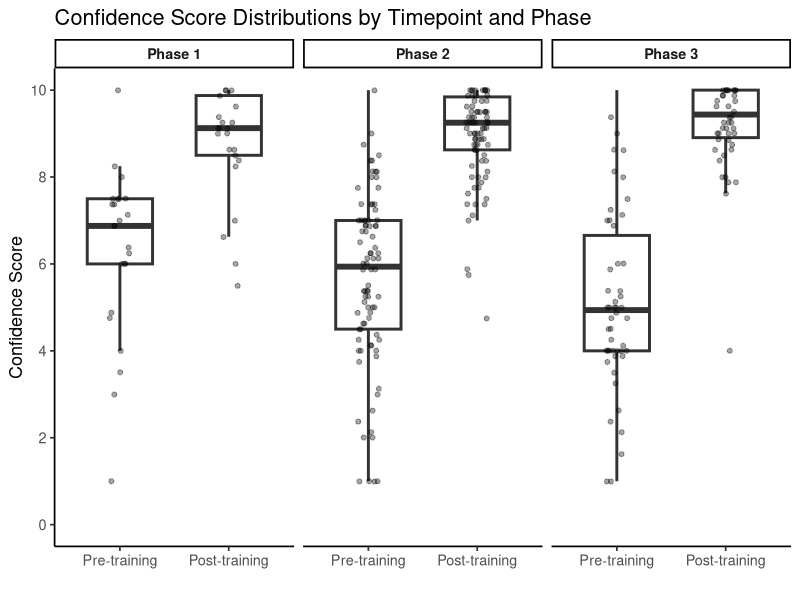
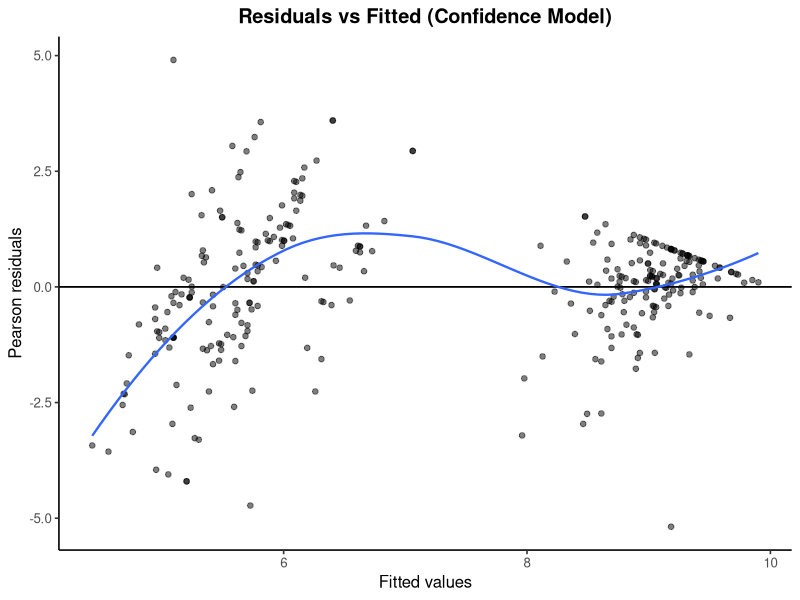
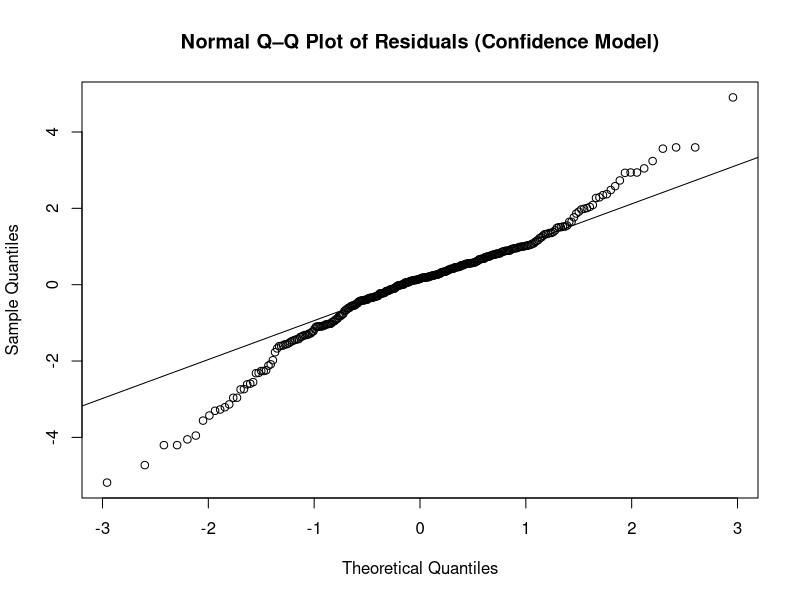
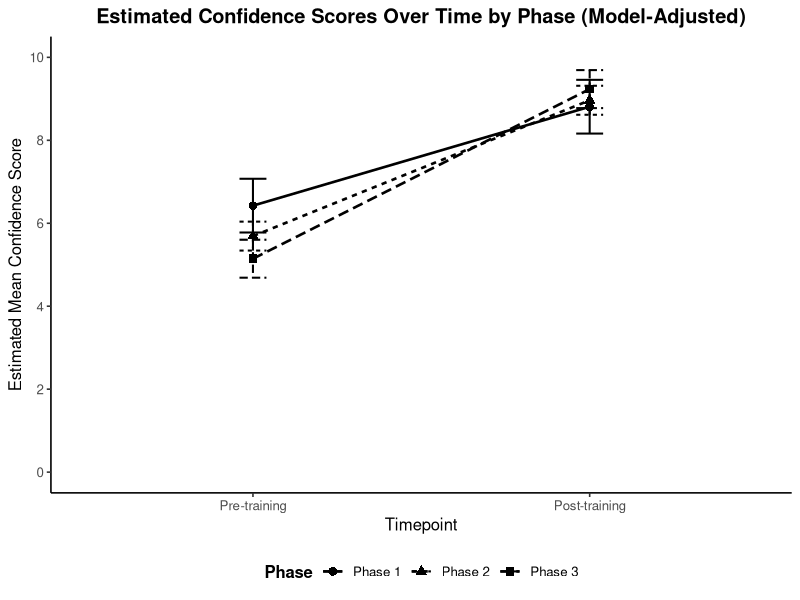
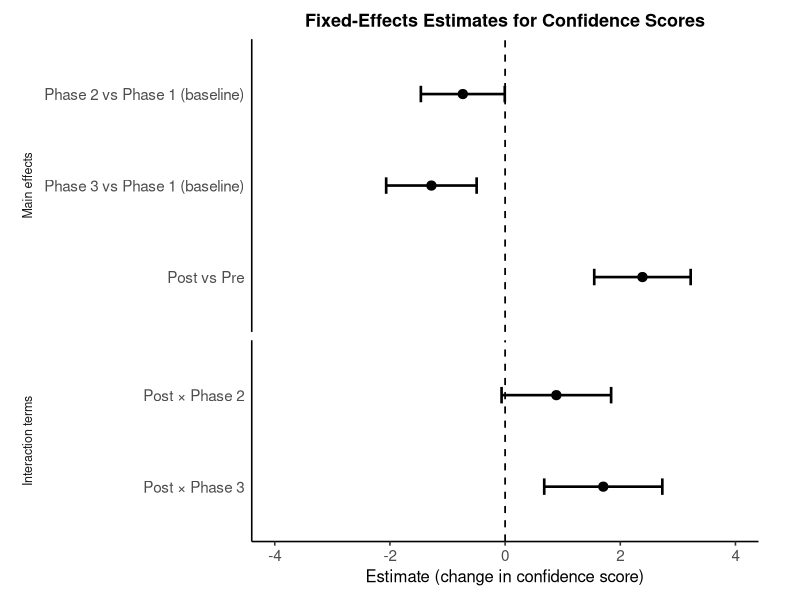
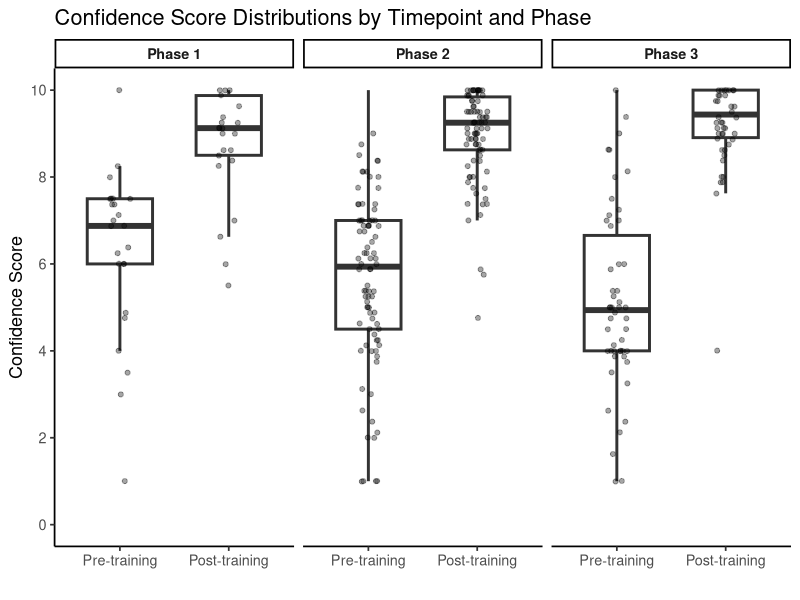
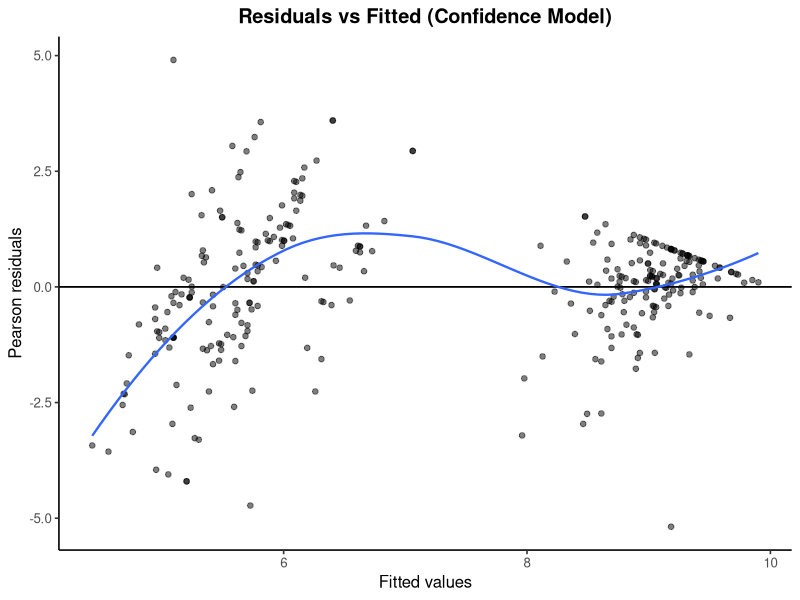
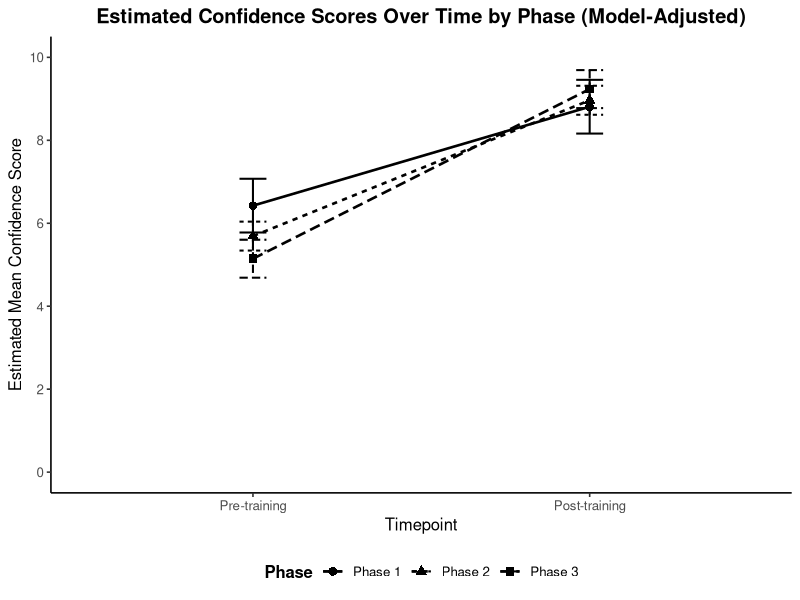

These figures' R source, in order:
###############################################
# Linear Mixed-Effects Model (LMM) Analysis
# Diabetes Management Training – Confidence Scores
#
# Goal (manuscript-ready workflow; consistent with Knowledge analysis):
#   1) Describe confidence score distributions over time (Pre, Post), overall and by Phase
#   2) Fit an LMM to test whether change over time differs by implementation Phase
#   3) Produce publishable outputs:
#        - Missingness summary
#        - Descriptive plots (box + jitter)
#        - Model diagnostics (residuals vs fitted; Q–Q)
#        - EMM (model-adjusted means) plot + EMM table
#        - Fixed-effects tables (full, reduced, selected)
#        - Forest plot of fixed effects (APA/clinical style)
#
# Key difference vs Knowledge:
#   - Confidence has only two timepoints (Pre, Post), so the model has fewer time terms.
#
# Reference categories (interpretation):
#   - Timepoint reference = Pre-training
#   - Phase reference     = Phase 1
###############################################

# -----------------------------
# 0) Setup
# -----------------------------
setwd("/Users/bryce/Desktop/SC_CTSI/Diabetes Prevention Management")

# -----------------------------
# 1) Libraries
# -----------------------------
library(lme4)
library(lmerTest)
library(dplyr)
library(readr)
library(emmeans)
library(ggplot2)
library(broom.mixed)

# -----------------------------
# 2) Read data (long format)
# -----------------------------
# Expected columns:
#   ID        : participant identifier
#   Phase     : Phase 1 / Phase 2 / Phase 3 (between-subject factor)
#   Timepoint : pretraining / posttraining (within-subject factor)
#   Confidence: confidence score (e.g., 0–10 scale)
conf_data <- read_csv("Confidence_long.csv")

# Quick integrity checks (QA)
head(conf_data)
str(conf_data)

# -----------------------------
# 3) Standardize factor coding + manuscript labels ONCE
# -----------------------------
time_levels_conf <- c("pretraining", "posttraining")
time_labels_conf <- c("Pre-training", "Post-training")

phase_levels <- c("Phase 1", "Phase 2", "Phase 3")
phase_labels <- c("Phase 1", "Phase 2", "Phase 3")

conf_data <- conf_data %>%
  mutate(
    ID         = factor(ID),
    Timepoint  = factor(Timepoint, levels = time_levels_conf), # Pre-training reference
    Phase      = factor(Phase, levels = phase_levels),         # Phase 1 reference
    Confidence = as.numeric(Confidence),
    
    # Plot-only labels
    Timepoint_label = factor(Timepoint, levels = time_levels_conf, labels = time_labels_conf),
    Phase_label     = factor(Phase,     levels = phase_levels,    labels = phase_labels)
  )

plot_data_conf <- conf_data %>% filter(!is.na(Confidence))

# -----------------------------
# 4) Missingness check (descriptive)
# -----------------------------
table(conf_data$Timepoint, is.na(conf_data$Confidence))

# -----------------------------
# 5) Fit candidate LMMs and test interaction (ML; not REML)
# -----------------------------
# Use ML (REML = FALSE) to compare models that differ in fixed effects.
conf_lmm_full <- lmer(
  Confidence ~ Timepoint * Phase + (1 | ID),
  data = conf_data,
  na.action = na.omit,
  REML = FALSE
)

conf_lmm_reduced <- lmer(
  Confidence ~ Timepoint + Phase + (1 | ID),
  data = conf_data,
  na.action = na.omit,
  REML = FALSE
)

# Likelihood ratio test (LRT) for interaction contribution
interaction_test_confidence <- anova(conf_lmm_reduced, conf_lmm_full)
interaction_test_confidence

# Select final model based on interaction LRT p-value
p_int_conf <- interaction_test_confidence$`Pr(>Chisq)`[2]
conf_lmm <- if (!is.na(p_int_conf) && p_int_conf < 0.05) conf_lmm_full else conf_lmm_reduced

cat(
  "\nFinal model selected:",
  if (identical(conf_lmm, conf_lmm_full)) "FULL (with interaction)" else "REDUCED (no interaction)",
  "\nInteraction LRT p-value:", p_int_conf, "\n\n"
)

summary(conf_lmm)

# -----------------------------
# 5b) Main-effects-only model (no interaction)
# -----------------------------
# Provides estimates assuming parallel change across phases.

summary(conf_lmm_reduced)

conf_fixef_tbl_main_effects <- broom.mixed::tidy(
  conf_lmm_reduced,
  effects = "fixed",
  conf.int = TRUE
) %>%
  transmute(
    Effect   = term,
    Estimate = round(estimate, 3),
    SE       = round(std.error, 3),
    DF       = round(df, 3),
    tValue   = round(statistic, 3),
    pValue   = round(p.value, 3),
    CI_Lower = round(conf.low, 3),
    CI_Upper = round(conf.high, 3)
  )

conf_fixef_tbl_main_effects

# -----------------------------
# 6) Descriptive distribution plot (box + jitter)
# -----------------------------
# Unadjusted visualization: shows medians/IQR and individual values by phase and timepoint.
# Tweaks for manuscript style:
#   - Reduced point size and alpha to limit overplotting (especially Phase 2).
#   - Keep boxplot prominent.
p_conf_box <- ggplot(plot_data_conf, aes(x = Timepoint_label, y = Confidence)) +
  geom_boxplot(outlier.shape = NA, width = 0.6, linewidth = 1) +
  geom_jitter(width = 0.10, alpha = 0.35, size = 1.4) +
  facet_wrap(~ Phase_label, nrow = 1) +
  scale_y_continuous(limits = c(0, 10), breaks = seq(0, 10, 2)) +
  labs(
    title = "Confidence Score Distributions by Timepoint and Phase",
    x = "",
    y = "Confidence Score"
  ) +
  theme_classic(base_size = 13) +
  theme(
    strip.text = element_text(face = "bold"),
    panel.grid = element_blank()
  )

p_conf_box

# -----------------------------
# 7) Model diagnostics (assumptions checks)
# -----------------------------
# Replace base diagnostic scatter with ggplot version for consistent export and readability.
diag_df_conf <- data.frame(
  fitted = fitted(conf_lmm),
  resid  = resid(conf_lmm, type = "pearson")
)

p_conf_resid <- ggplot(diag_df_conf, aes(x = fitted, y = resid)) +
  geom_hline(yintercept = 0, linewidth = 0.6) +
  geom_point(size = 1.6, alpha = 0.5) +
  geom_smooth(method = "loess", se = FALSE, linewidth = 0.8) +
  labs(
    title = "Residuals vs Fitted (Confidence Model)",
    x = "Fitted values",
    y = "Pearson residuals"
  ) +
  theme_classic(base_size = 12) +
  theme(plot.title = element_text(face = "bold", hjust = 0.5))

p_conf_resid

# Q–Q plot (base R is acceptable; title clarified for manuscript consistency)
qqnorm(resid(conf_lmm), main = "Normal Q–Q Plot of Residuals (Confidence Model)")
qqline(resid(conf_lmm))

# -----------------------------
# 8) Estimated Marginal Means (EMMs) + plot (model-adjusted)
# -----------------------------
emm_conf <- emmeans(conf_lmm, ~ Timepoint | Phase)

emm_conf_df <- as.data.frame(emm_conf) %>%
  mutate(
    Timepoint_label = factor(Timepoint, levels = time_levels_conf, labels = time_labels_conf),
    Phase_label     = factor(Phase,     levels = phase_levels,     labels = phase_labels)
  )

emm_conf_df

# Manuscript-style EMM plot:
#   - Avoid reliance on color; use linetype + shape with black ink.
#   - Classic theme; legend moved to bottom.
p_conf_emm <- ggplot(
  emm_conf_df,
  aes(
    x = Timepoint_label, y = emmean,
    group = Phase_label,
    linetype = Phase_label,
    shape = Phase_label
  )
) +
  geom_line(linewidth = 0.9, color = "black") +
  geom_point(size = 2.6, color = "black") +
  geom_errorbar(aes(ymin = lower.CL, ymax = upper.CL), width = 0.08, linewidth = 0.7, color = "black") +
  scale_y_continuous(limits = c(0, 10), breaks = seq(0, 10, 2)) +
  labs(
    title = "Estimated Confidence Scores Over Time by Phase (Model-Adjusted)",
    x = "Timepoint",
    y = "Estimated Mean Confidence Score",
    linetype = "Phase",
    shape = "Phase"
  ) +
  theme_classic(base_size = 12) +
  theme(
    plot.title = element_text(face = "bold", hjust = 0.5),
    legend.position = "bottom",
    legend.title = element_text(face = "bold")
  )

p_conf_emm

# -----------------------------
# 9) Fixed effects tables (FULL, REDUCED, SELECTED)
# -----------------------------
conf_fixef_tbl_full <- broom.mixed::tidy(conf_lmm_full, effects = "fixed", conf.int = TRUE) %>%
  transmute(
    Effect   = term,
    Estimate = estimate,
    SE       = std.error,
    DF       = df,
    tValue   = statistic,
    pValue   = p.value,
    CI_Lower = conf.low,
    CI_Upper = conf.high
  ) %>%
  mutate(across(where(is.numeric), ~ round(.x, 3)))

conf_fixef_tbl_reduced <- broom.mixed::tidy(conf_lmm_reduced, effects = "fixed", conf.int = TRUE) %>%
  transmute(
    Effect   = term,
    Estimate = estimate,
    SE       = std.error,
    DF       = df,
    tValue   = statistic,
    pValue   = p.value,
    CI_Lower = conf.low,
    CI_Upper = conf.high
  ) %>%
  mutate(across(where(is.numeric), ~ round(.x, 3)))

conf_fixef_tbl_selected <- broom.mixed::tidy(conf_lmm, effects = "fixed", conf.int = TRUE) %>%
  transmute(
    Effect   = term,
    Estimate = estimate,
    SE       = std.error,
    DF       = df,
    tValue   = statistic,
    pValue   = p.value,
    CI_Lower = conf.low,
    CI_Upper = conf.high
  ) %>%
  mutate(across(where(is.numeric), ~ round(.x, 3)))

conf_fixef_tbl_full
conf_fixef_tbl_reduced
conf_fixef_tbl_selected

# -----------------------------
# 10) Forest plot of fixed effects (APA/clinical style)
# -----------------------------
# Key change for consistency:
#   - Build the forest plot from the SELECTED model (conf_lmm), not always the full model.
#   - Term mapping adapts automatically depending on whether interaction terms exist.

forest_data_conf <- broom.mixed::tidy(conf_lmm, effects = "fixed", conf.int = TRUE) %>%
  filter(term != "(Intercept)") %>%
  mutate(
    term_clean = case_when(
      term == "PhasePhase 2" ~ "Phase 2 vs Phase 1 (baseline)",
      term == "PhasePhase 3" ~ "Phase 3 vs Phase 1 (baseline)",
      term == "Timepointposttraining" ~ "Post vs Pre",
      term == "Timepointposttraining:PhasePhase 2" ~ "Post × Phase 2",
      term == "Timepointposttraining:PhasePhase 3" ~ "Post × Phase 3",
      TRUE ~ term
    ),
    block = ifelse(grepl("×", term_clean), "Interaction terms", "Main effects"),
    block = factor(block, levels = c("Main effects", "Interaction terms"))
  )

# Order only the terms that are present (prevents errors if reduced model was selected)
preferred_order_conf <- c(
  "Phase 2 vs Phase 1 (baseline)",
  "Phase 3 vs Phase 1 (baseline)",
  "Post vs Pre",
  "Post × Phase 2",
  "Post × Phase 3"
)

present_terms <- preferred_order_conf[preferred_order_conf %in% forest_data_conf$term_clean]
forest_data_conf <- forest_data_conf %>%
  mutate(term_clean = factor(term_clean, levels = rev(present_terms)))

# Symmetric x-limits around 0; clean tick spacing
lim_conf <- max(abs(c(forest_data_conf$conf.low, forest_data_conf$conf.high)), na.rm = TRUE)
lim_conf <- ceiling(lim_conf)

p_conf_forest <- ggplot(forest_data_conf, aes(x = estimate, y = term_clean)) +
  geom_vline(xintercept = 0, linetype = "dashed", linewidth = 0.6) +
  geom_errorbarh(aes(xmin = conf.low, xmax = conf.high), height = 0.18, linewidth = 0.9) +
  geom_point(size = 2.8) +
  facet_grid(block ~ ., scales = "free_y", space = "free_y", switch = "y") +
  scale_x_continuous(
    limits = c(-lim_conf, lim_conf),
    breaks = seq(-lim_conf, lim_conf, by = 2)
  ) +
  labs(
    title = "Fixed-Effects Estimates for Confidence Scores",
    x = "Estimate (change in confidence score)",
    y = NULL
  ) +
  theme_classic(base_size = 12) +
  theme(
    plot.title = element_text(face = "bold", size = 13, hjust = 0.5),
    axis.text.y = element_text(size = 11, lineheight = 1.1),
    axis.text.x = element_text(size = 11),
    axis.ticks.y = element_blank(),
    strip.background = element_blank(),
    strip.placement = "outside",
    strip.text.y.left = element_text(face = "plain", size = 9),
    plot.margin = margin(10, 30, 10, 10)
  )

p_conf_forest

# -----------------------------
# Optional exports (tables)
# -----------------------------
# write.csv(conf_fixef_tbl_full,     "Confidence_FixedEffectsTable_FULL.csv",     row.names = FALSE)
# write.csv(conf_fixef_tbl_reduced,  "Confidence_FixedEffectsTable_REDUCED.csv",  row.names = FALSE)
# write.csv(conf_fixef_tbl_selected, "Confidence_FixedEffectsTable_SELECTED.csv", row.names = FALSE)

# -----------------------------
# 11) Export key plots to PNG (standardized)
# -----------------------------
fig_dir <- "figures_png_confidence"
if (!dir.exists(fig_dir)) dir.create(fig_dir, recursive = TRUE)

plots_to_save <- list(
  "confidence_box_by_phase_time"    = p_conf_box,
  "confidence_residuals_vs_fitted"  = p_conf_resid,
  "confidence_emm_by_phase"         = p_conf_emm,
  "confidence_forest_fixed_effects" = p_conf_forest
)

for (nm in names(plots_to_save)) {
  ggsave(
    filename = file.path(fig_dir, paste0(nm, ".png")),
    plot     = plots_to_save[[nm]],
    device   = "png",
    width    = 7,
    height   = 4.5,
    units    = "in",
    dpi      = 300,
    bg       = "white"
  )
}

message("Saved ", length(plots_to_save), " plots to: ", normalizePath(fig_dir))
###############################################
